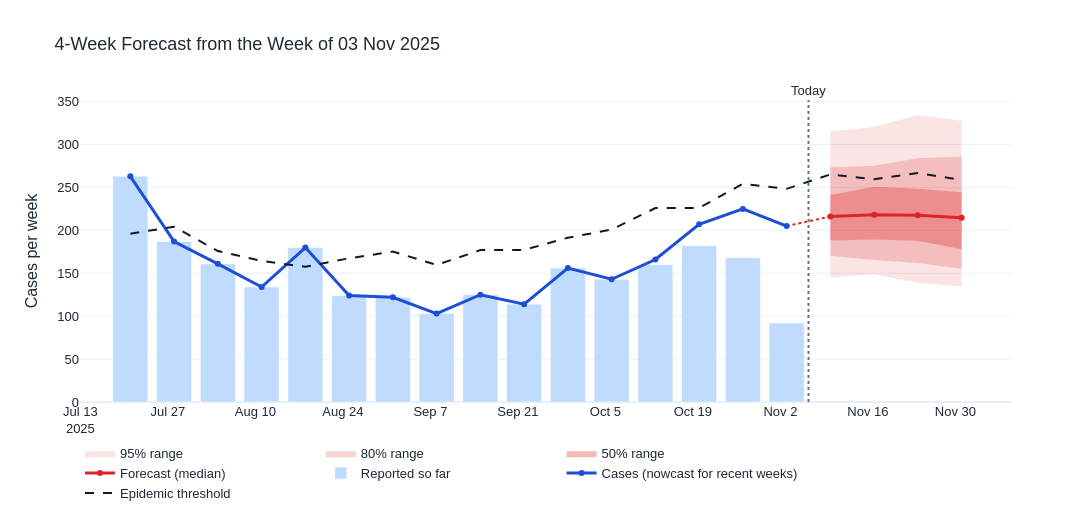

Notebook source saved alongside this figure:
### Markdown cell above
## Step 7 — Real-Time 4-Week Outlook

The ensemble is trained on all data available this week (recent weeks nowcast-corrected) and forecasts the next four weeks. Ranges come from the ensemble's past errors at each horizon. The outlook is shown as a fan chart against the epidemic threshold, with an automatically generated situation statement for decision-makers.

### Code cell
# Lesson 19 — Step 7: The real-time forecast — next 4 weeks, with uncertainty
ensemble_name = "Ensemble (naive + seasonal Poisson)"
future, preds = point_forecasts(y)                              # trained on all data up to this week
central = preds[ensemble_name]

# Ranges from the ensemble's full error history at each horizon
past_errors = fc[fc["model"] == ensemble_name]
outlook = pd.DataFrame({"week_starting": future, "horizon": range(1, 5), "forecast": central})
for h in range(1, 5):
    errs = past_errors.loc[past_errors["horizon"] == h, "log_error"]
    q = (central[h - 1] + 1) * np.exp(np.quantile(errs, quantile_levels)) - 1
    outlook.loc[outlook["horizon"] == h, ["lo95", "lo80", "lo50", "hi50", "hi80", "hi95"]] = np.clip(q, 0, None)
outlook["iso_week"] = outlook["week_starting"].dt.isocalendar().week.astype(int)
outlook = outlook.merge(baseline[["iso_week", "expected", "threshold"]], on="iso_week")
print("4-WEEK OUTLOOK (ensemble forecast with 50%, 80% and 95% ranges):")
display(outlook.set_index("week_starting")[["forecast", "lo80", "hi80", "lo95", "hi95", "expected", "threshold"]].round(0))

# Plain-language situation statement, generated from the numbers
level = "above" if outlook["forecast"].mean() > outlook["expected"].mean() else "below"
below = (outlook["forecast"] < outlook["threshold"]).all()
upper_crosses = (outlook["hi95"] > outlook["threshold"]).any()
statement = (f"Over the next four weeks, cases are expected to stay around {outlook['forecast'].mean():.0f} per week "
             f"(80% range {outlook['lo80'].min():.0f}–{outlook['hi80'].max():.0f}), {level} the usual level "
             f"for this time of year ({outlook['expected'].mean():.0f}). The central forecast stays "
             f"{'below' if below else 'above'} the epidemic threshold; the upper 95% range "
             f"{'crosses' if upper_crosses else 'stays below'} it, so weekly monitoring should continue "
             f"through the short-rains season.")
print("\nSITUATION STATEMENT:\n" + statement)

# --- Fan chart: recent history, nowcast and the 4-week forecast ---
recent16 = series.tail(16)
fig = go.Figure()
for lo, hi, alpha, label in [("lo95", "hi95", 0.12, "95% range"), ("lo80", "hi80", 0.20, "80% range"),
                             ("lo50", "hi50", 0.32, "50% range")]:
    fig.add_trace(go.Scatter(x=pd.concat([outlook["week_starting"], outlook["week_starting"][::-1]]),
                             y=pd.concat([outlook[hi], outlook[lo][::-1]]), mode="lines", fill="toself",
                             fillcolor=f"rgba(220,38,38,{alpha})", line=dict(width=0), name=label,
                             hoverinfo="skip"))
fig.add_trace(go.Scatter(x=outlook["week_starting"], y=outlook["forecast"], name="Forecast (median)",
                         mode="lines+markers", line=dict(color="#DC2626", width=3),
                         customdata=outlook[["lo80", "hi80", "lo95", "hi95"]],
                         hovertemplate=("Forecast: <b>%{y:.0f}</b><br>80% range: %{customdata[0]:.0f}–%{customdata[1]:.0f}"
                                        "<br>95% range: %{customdata[2]:.0f}–%{customdata[3]:.0f}<extra></extra>")))
fig.add_trace(go.Scatter(x=[y.index[-1], outlook["week_starting"].iloc[0]],
                         y=[y.iloc[-1], outlook["forecast"].iloc[0]], mode="lines", showlegend=False,
                         line=dict(color="#DC2626", width=2, dash="dot"), hoverinfo="skip"))
fig.add_trace(go.Bar(x=recent16["onset_week"], y=recent16["reported"], name="Reported so far",
                     marker_color="#BFDBFE", hovertemplate="Reported so far: %{y:.0f}<extra></extra>"))
fig.add_trace(go.Scatter(x=recent16["onset_week"], y=recent16["nowcast"], name="Cases (nowcast for recent weeks)",
                         mode="lines+markers", line=dict(color="#1D4ED8", width=3),
                         hovertemplate="Cases (nowcast): <b>%{y:.0f}</b><extra></extra>"))
thr = pd.concat([recent16[["onset_week", "iso_week"]],
                 outlook[["week_starting", "iso_week"]].rename(columns={"week_starting": "onset_week"})])
thr = thr.merge(baseline[["iso_week", "threshold"]], on="iso_week")
fig.add_trace(go.Scatter(x=thr["onset_week"], y=thr["threshold"], name="Epidemic threshold",
                         line=dict(color="#111827", width=2, dash="dash"),
                         hovertemplate="Threshold: %{y:.0f}<extra></extra>"))
fig.add_vline(x=y.index[-1] + pd.Timedelta(days=3.5), line_dash="dot", line_color="#6B7280",
              annotation_text="Today", annotation_position="top")
fig.update_layout(**HOUSE, title=f"4-Week Forecast from the Week of {y.index[-1]:%d %b %Y}",
                  height=520, width=1100, hovermode="x unified", yaxis_title="Cases per week",
                  legend=dict(orientation="h", yanchor="top", y=-0.12, xanchor="left", x=0))
fig.update_xaxes(hoverformat="Week of %d %b %Y")
fig.show()
fig_outlook = fig

### Figure 1 — Plotly figure (JSON) as saved in the notebook; plotly's stock layout.template omitted (floating-point values rounded to 4 significant figures)
{"data": [{"fill": "toself", "fillcolor": "rgba(220,38,38,0.12)", "hoverinfo": "skip", "line": {"width": 0}, "mode": "lines", "name": "95% range", "type": "scatter", "x": ["2025-11-10T00:00:00.000000", "2025-11-17T00:00:00.000000", "2025-11-24T00:00:00.000000", "2025-12-01T00:00:00.000000", "2025-12-01T00:00:00.000000", "2025-11-24T00:00:00.000000", "2025-11-17T00:00:00.000000", "2025-11-10T00:00:00.000000"], "y": [315.6, 320.5, 334.3, 327.7, 134.7, 139.0, 148.6, 145.4]}, {"fill": "toself", "fillcolor": "rgba(220,38,38,0.2)", "hoverinfo": "skip", "line": {"width": 0}, "mode": "lines", "name": "80% range", "type": "scatter", "x": ["2025-11-10T00:00:00.000000", "2025-11-17T00:00:00.000000", "2025-11-24T00:00:00.000000", "2025-12-01T00:00:00.000000", "2025-12-01T00:00:00.000000", "2025-11-24T00:00:00.000000", "2025-11-17T00:00:00.000000", "2025-11-10T00:00:00.000000"], "y": [273.5, 275.4, 283.9, 286.1, 155.2, 162.1, 165.4, 170.3]}, {"fill": "toself", "fillcolor": "rgba(220,38,38,0.32)", "hoverinfo": "skip", "line": {"width": 0}, "mode": "lines", "name": "50% range", "type": "scatter", "x": ["2025-11-10T00:00:00.000000", "2025-11-17T00:00:00.000000", "2025-11-24T00:00:00.000000", "2025-12-01T00:00:00.000000", "2025-12-01T00:00:00.000000", "2025-11-24T00:00:00.000000", "2025-11-17T00:00:00.000000", "2025-11-10T00:00:00.000000"], "y": [241.2, 250.8, 248.6, 244.5, 177.9, 188.0, 189.2, 188.1]}, {"customdata": [[170.3, 273.5, 145.4, 315.6], [165.4, 275.4, 148.6, 320.5], [162.1, 283.9, 139.0, 334.3], [155.2, 286.1, 134.7, 327.7]], "hovertemplate": "Forecast: <b>%{y:.0f}</b><br>80% range: %{customdata[0]:.0f}–%{customdata[1]:.0f}<br>95% range: %{customdata[2]:.0f}–%{customdata[3]:.0f}<extra></extra>", "line": {"color": "#DC2626", "width": 3}, "mode": "lines+markers", "name": "Forecast (median)", "type": "scatter", "x": ["2025-11-10T00:00:00.000000", "2025-11-17T00:00:00.000000", "2025-11-24T00:00:00.000000", "2025-12-01T00:00:00.000000"], "y": [216.2, 218.1, 217.5, 214.6]}, {"hoverinfo": "skip", "line": {"color": "#DC2626", "dash": "dot", "width": 2}, "mode": "lines", "showlegend": false, "type": "scatter", "x": ["2025-11-03T00:00:00", "2025-11-10T00:00:00"], "y": [205.0, 216.2]}, {"hovertemplate": "Reported so far: %{y:.0f}<extra></extra>", "marker": {"color": "#BFDBFE"}, "name": "Reported so far", "type": "bar", "x": ["2025-07-21T00:00:00.000000", "2025-07-28T00:00:00.000000", "2025-08-04T00:00:00.000000", "2025-08-11T00:00:00.000000", "2025-08-18T00:00:00.000000", "2025-08-25T00:00:00.000000", "2025-09-01T00:00:00.000000", "2025-09-08T00:00:00.000000", "2025-09-15T00:00:00.000000", "2025-09-22T00:00:00.000000", "2025-09-29T00:00:00.000000", "2025-10-06T00:00:00.000000", "2025-10-13T00:00:00.000000", "2025-10-20T00:00:00.000000", "2025-10-27T00:00:00.000000", "2025-11-03T00:00:00.000000"], "y": [263.0, 187.0, 161.0, 134.0, 180.0, 124.0, 122.0, 103.0, 125.0, 114.0, 156.0, 143.0, 160.0, 182.0, 168.0, 92.0]}, {"hovertemplate": "Cases (nowcast): <b>%{y:.0f}</b><extra></extra>", "line": {"color": "#1D4ED8", "width": 3}, "mode": "lines+markers", "name": "Cases (nowcast for recent weeks)", "type": "scatter", "x": ["2025-07-21T00:00:00.000000", "2025-07-28T00:00:00.000000", "2025-08-04T00:00:00.000000", "2025-08-11T00:00:00.000000", "2025-08-18T00:00:00.000000", "2025-08-25T00:00:00.000000", "2025-09-01T00:00:00.000000", "2025-09-08T00:00:00.000000", "2025-09-15T00:00:00.000000", "2025-09-22T00:00:00.000000", "2025-09-29T00:00:00.000000", "2025-10-06T00:00:00.000000", "2025-10-13T00:00:00.000000", "2025-10-20T00:00:00.000000", "2025-10-27T00:00:00.000000", "2025-11-03T00:00:00.000000"], "y": [263.0, 187.0, 161.0, 134.0, 180.0, 124.0, 122.0, 103.0, 125.0, 114.0, 156.0, 143.0, 166.0, 207.0, 225.0, 205.0]}, {"hovertemplate": "Threshold: %{y:.0f}<extra></extra>", "line": {"color": "#111827", "dash": "dash", "width": 2}, "name": "Epidemic threshold", "type": "scatter", "x": ["2025-07-21T00:00:00.000000", "2025-07-28T00:00:00.000000", "2025-08-04T00:00:00.000000", "2025-08-11T00:00:00.000000", "2025-08-18T00:00:00.000000", "2025-08-25T00:00:00.000000", "2025-09-01T00:00:00.000000", "2025-09-08T00:00:00.000000", "2025-09-15T00:00:00.000000", "2025-09-22T00:00:00.000000", "2025-09-29T00:00:00.000000", "2025-10-06T00:00:00.000000", "2025-10-13T00:00:00.000000", "2025-10-20T00:00:00.000000", "2025-10-27T00:00:00.000000", "2025-11-03T00:00:00.000000", "2025-11-10T00:00:00.000000", "2025-11-17T00:00:00.000000", "2025-11-24T00:00:00.000000", "2025-12-01T00:00:00.000000"], "y": [196.2, 204.3, 175.8, 164.4, 157.5, 167.4, 175.3, 159.7, 177.0, 177.2, 191.4, 200.9, 226.0, 226.1, 254.3, 248.4, 265.2, 259.5, 266.7, 258.6]}], "layout": {"annotations": [{"showarrow": false, "text": "Today", "x": "2025-11-06T12:00:00", "xanchor": "center", "xref": "x", "y": 1, "yanchor": "bottom", "yref": "y domain"}], "font": {"color": "#1F2937", "family": "Arial", "size": 13}, "height": 520, "hoverlabel": {"bgcolor": "white", "bordercolor": "#9CA3AF", "font": {"color": "#111827", "size": 12}}, "hovermode": "x unified", "legend": {"orientation": "h", "x": 0, "xanchor": "left", "y": -0.12, "yanchor": "top"}, "shapes": [{"line": {"color": "#6B7280", "dash": "dot"}, "type": "line", "x0": "2025-11-06T12:00:00", "x1": "2025-11-06T12:00:00", "xref": "x", "y0": 0, "y1": 1, "yref": "y domain"}], "title": {"text": "4-Week Forecast from the Week of 03 Nov 2025"}, "width": 1100, "xaxis": {"hoverformat": "Week of %d %b %Y"}, "yaxis": {"title": {"text": "Cases per week"}}}}
